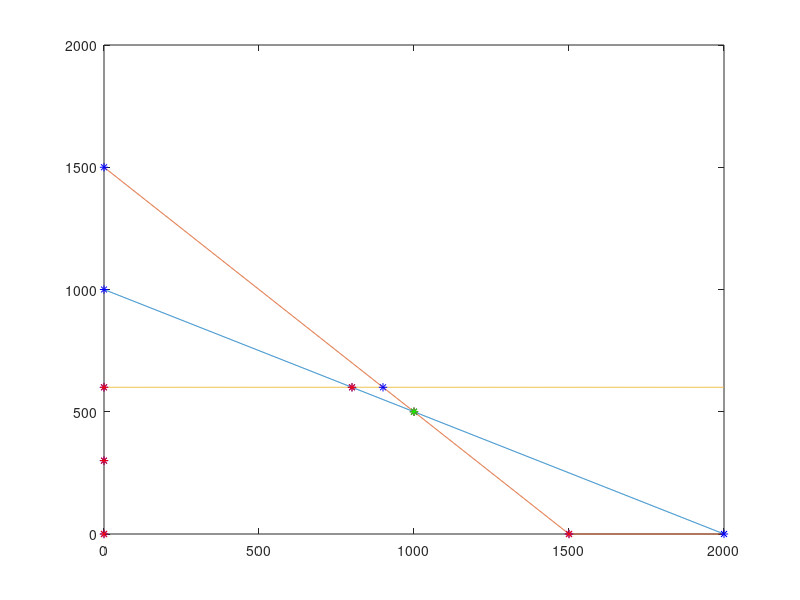

The MATLAB source for this figure:
clc
clear
z = @(x1,x2) 3*x1 + 5*x2;
c1 = @(x1,x2) x1 + 2*x2 - 2000;
c2 = @(x1,x2) x1 + x2 - 1500;
c3 = @(x1,x2) x2 - 600;

%A = [2 4;3 5];
%B = [8;15];
A = [1 2;1 1 ;0 1];
B = [2000;1500;600];
m = size(A,1);  %Number of Rows ie equations here
x1 = 0:max(B);
%x1=0:max(B./A(:,1));
%Plotting Lines
for i=1:m
  x22 =  (B(i) - A(i,1) * x1)/A(i,2);
  x2 = max(0,x22);   %Clips -ve portion to x or y axis
  plot(x1,x2)
  hold on
end

%Points Of Intersection
%added 1 0 and 0 1 row for x and y intercepts 
A = [A;[1 0;0 1]];
B = [B;[0;0]];
m = size(A,1);
pt =[];
for i=1:m
    for j=i+1:m
        AA = [A(i,:);A(j,:)];
        BB = [B(i);B(j)];
        X = AA\BB;
        if(X>=0)
            pt = [pt,X];
        end
    end
end
%Intercepts


for i=1:size(pt,2)
    plot(pt(1,i),pt(2,i),'*b');
    hold on
end

%Feasible Points
f = [];
for i=1:size(pt,2)
    if(c1(pt(1,i),pt(2,i)) <= 0 &&  c2(pt(1,i),pt(2,i)) <= 0 && c3(pt(1,i),pt(2,i))<= 0)
      f = [f,[pt(1,i);pt(2,i)]];
    end   
end

for i=1:size(f,2)
    plot(f(1,i),f(2,i),'*r');
    hold on
end

%Optimal Sol
max = 0;
index = 0;
for i=1:size(f,2)
    val = z(f(1,i),f(2,i));
    if(val > max)
        max = val;
        index = i;
    end
end

if(isempty(f))
    disp('No Feasible Region')
else
    disp('Optimal Val is')
    disp(max)
    disp('At Points')
    disp(f(:,index))
    plot(f(1,index),f(2,index),'*g')
end

%In Graph
%Blue Intercepts
%Red  Feasible Points
%Green Optimal Point

%Issues
%x1=0:max(B./A(:,1)); Dosent Work when any of the coefficients is 0 in any
%equation




